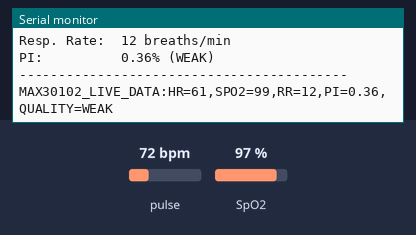
Bench run of a sketch on a simulated Arduino Uno, built with avr-gcc and run on an emulated ATmega328P. Shown: the last lines printed to the serial monitor. The inputs (shaded band) are chosen by the test bench; at power-on: pulse 72 bpm, SpO2 97 %. Random numbers use the default seed unless the sketch sets one.

Above: at 1.2 s.
1.3 s: pulse set to 42 bpm
At 2.0 s:
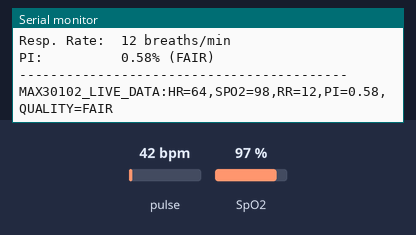
2.9 s: SpO2 set to 80 %
At 2.9 s:
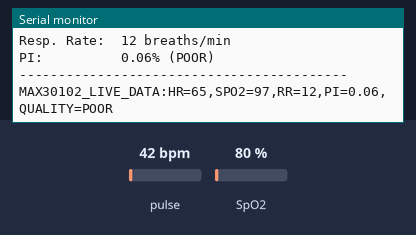
4.4 s: pulse set to 70 bpm
At 5.4 s:
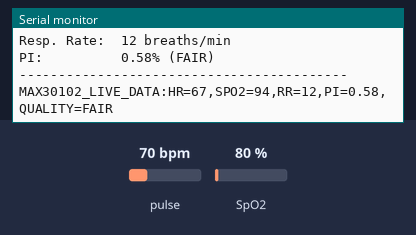
Timing chart, 0 to 7.4 s (numbered marks = the images above; inputs shaded):
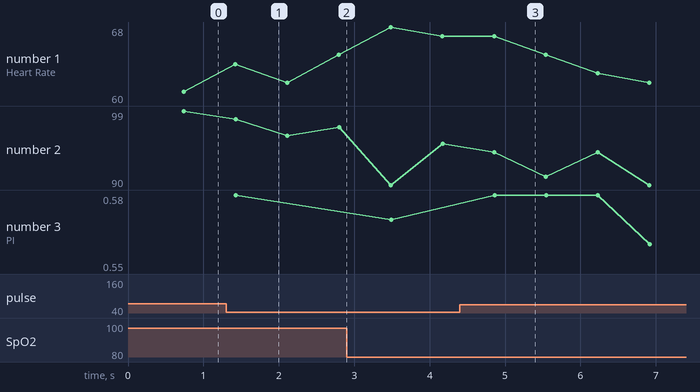

Measured:
- plotted number 1: 61 → 65 after the input at 1.3 s
- plotted number 2: 97 → 95 after the input at 2.9 s
- plotted number 3: 0.57 → 0.56 after the input at 4.4 s

The sketch:

max30102_test.ino
```cpp
/*
 * MAX30102 Standalone Test - Updated SpO2 Logic (RR Restored)
 * =========================================================
 * SpO2 Logic:
 * - Raw > 95: Shows 96-99%
 * - Raw 90-95: Shows 95%
 * - Raw < 90: Shows 90-95% (Mapped range)
 */

#include <Wire.h>
#include "MAX30105.h"
#include "heartRate.h"
#include "spo2_algorithm.h"

MAX30105 particleSensor;

// --- CONSTANTS ---
#define BUFFER_SIZE 50
#define HR_HISTORY 5
#define FINGER_THRESHOLD 30000
#define RR_DEDUCTION 4

const int BPM_DEDUCTION = 25;

// --- VARIABLES ---
uint32_t irBuffer[BUFFER_SIZE];
uint32_t redBuffer[BUFFER_SIZE];
int32_t spo2;
int8_t validSPO2;
int32_t heartRate;
int8_t validHeartRate;
float respiratoryRate = 0;
float perfusionIndex = 0;
String signalQuality = "WAITING";

int hrHistory[HR_HISTORY];
byte hrIndex = 0;
bool hrFilled = false;
int stableHR = 0;

bool fingerDetected = false;
bool measurementStarted = false;

// --- HELPER FUNCTIONS ---

int median(int *arr, int size) {
  int temp[HR_HISTORY];
  for (int i = 0; i < size; i++) temp[i] = arr[i];
  for (int i = 0; i < size - 1; i++) {
    for (int j = i + 1; j < size; j++) {
      if (temp[j] < temp[i]) {
        int t = temp[i];
        temp[i] = temp[j];
        temp[j] = t;
      }
    }
  }
  return temp[size / 2];
}

void updateStableHR(int newHR) {
  if (newHR < 40 || newHR > 180) return;
  if (stableHR != 0 && abs(newHR - stableHR) > 20) return;
  hrHistory[hrIndex] = newHR;
  hrIndex++;
  if (hrIndex >= HR_HISTORY) { hrIndex = 0; hrFilled = true; }
  stableHR = hrFilled ? median(hrHistory, HR_HISTORY) : newHR;
}

int estimateRespiratoryRate(int bpm) {
  float rr;
  if (bpm < 40) rr = 8;
  else if (bpm >= 40 && bpm <= 100) rr = bpm / 4.0;
  else if (bpm > 100 && bpm <= 140) rr = bpm / 4.5;
  else rr = bpm / 5.0;
  if (rr < 8) rr = 8;
  if (rr > 40) rr = 40;
  return (int)rr;
}

float calculatePI(uint32_t* buffer, int size) {
  if (size < 2) return 0;
  uint32_t minVal = buffer[0], maxVal = buffer[0];
  uint64_t sum = 0;
  for (int i = 0; i < size; i++) {
    if (buffer[i] < minVal) minVal = buffer[i];
    if (buffer[i] > maxVal) maxVal = buffer[i];
    sum += buffer[i];
  }
  float dc = (float)sum / size;
  float ac = (float)(maxVal - minVal);
  return (dc < 1) ? 0 : (ac / dc) * 100.0;
}

String getSignalQuality(float pi) {
  if (pi >= 2.0) return "EXCELLENT";
  else if (pi >= 1.0) return "GOOD";
  else if (pi >= 0.5) return "FAIR";
  else if (pi >= 0.2) return "WEAK";
  else return "POOR";
}

void setup() {
  Serial.begin(115200);
  Wire.begin();
  if (!particleSensor.begin(Wire, I2C_SPEED_STANDARD)) {
    Serial.println("ERROR:MAX30102_NOT_FOUND");
    while (1);
  }
  particleSensor.setup();
  particleSensor.setPulseAmplitudeRed(0x32);
  particleSensor.setPulseAmplitudeGreen(0);
}

void startMeasurement() {
  measurementStarted = true;
  hrIndex = 0; hrFilled = false; stableHR = 0;
  for (int i = 0; i < HR_HISTORY; i++) hrHistory[i] = 0;
  Serial.println("STATUS:MAX30102_MEASUREMENT_STARTED");
}

void stopMeasurement() {
  measurementStarted = false;
  fingerDetected = false;
  Serial.println("FINGER_REMOVED");
}

void monitorFingerPresence() {
  static unsigned long lastFingerCheck = 0;
  if (millis() - lastFingerCheck > 50) {
    long irValue = particleSensor.getIR();
    bool currentFingerState = (irValue > FINGER_THRESHOLD);
    if (currentFingerState && !fingerDetected) {
      fingerDetected = true;
      startMeasurement();
    } else if (!currentFingerState && fingerDetected) {
      stopMeasurement();
    }
    lastFingerCheck = millis();
  }
}

void runMeasurementPhase() {
  if (particleSensor.getIR() < FINGER_THRESHOLD) {
    stopMeasurement();
    return;
  }

  for (byte i = 0; i < BUFFER_SIZE; i++) {
    while (!particleSensor.available()) particleSensor.check();
    redBuffer[i] = particleSensor.getRed();
    irBuffer[i] = particleSensor.getIR();
    particleSensor.nextSample();
  }

  perfusionIndex = calculatePI(irBuffer, BUFFER_SIZE);
  signalQuality = getSignalQuality(perfusionIndex);

  maxim_heart_rate_and_oxygen_saturation(irBuffer, BUFFER_SIZE, redBuffer, &spo2, &validSPO2, &heartRate, &validHeartRate);

  // --- HR PROCESSING ---
  if (heartRate > 0) {
    int rawHR = heartRate - BPM_DEDUCTION;
    if (rawHR < 40) rawHR = 40;
    if (rawHR > 180) rawHR = 180;

    updateStableHR(rawHR);

    // Calculate base RR from HR
    int rawRR = estimateRespiratoryRate(stableHR);
    rawRR -= RR_DEDUCTION;
    if (rawRR < 8) rawRR = 8;
    if (rawRR > 40) rawRR = 40;
    respiratoryRate = rawRR;
  }

  if (spo2 > 0 && stableHR > 0) {

    // --- DYNAMIC SPO2 LOGIC (Tiered Calibration) ---
    if (spo2 >= 95) {
      spo2 = random(96, 100);  // High raw → 96-99%
    }
    else if (spo2 < 95 && spo2 >= 90) {
      spo2 = 95;               // Medium raw → Fixed 95%
    }
    else {
      spo2 = random(90, 96);   // Low raw → 90-95%
    }

    // --- DYNAMIC HR LOGIC (Tiered Calibration) ---
    if (stableHR < 60) {
      stableHR = random(60, 66);  // Low raw → 60-65 BPM
    }
    else if (stableHR > 115) {
      stableHR = random(110, 116); // High raw → 110-115 BPM
    }
    else {
      // Normal range: apply jitter for realism
      int jitter = random(-3, 4);
      stableHR = stableHR + jitter;
      if (stableHR < 60) stableHR = 60;
      if (stableHR > 115) stableHR = 115;
    }

    // --- DYNAMIC RR LOGIC (Dynamic deduction based on raw value - like HR) ---
    int finalRR = (int)respiratoryRate;
    int rrDeduction = 0;

    // Dynamic deduction: higher raw = more deduction, lower raw = less deduction
    if (finalRR >= 30) {
      rrDeduction = random(8, 12);   // Very high raw → subtract 8-11
    }
    else if (finalRR >= 24) {
      rrDeduction = random(5, 9);    // High raw → subtract 5-8
    }
    else if (finalRR >= 20) {
      rrDeduction = random(3, 6);    // Elevated raw → subtract 3-5
    }
    else if (finalRR >= 16) {
      rrDeduction = random(1, 4);    // Upper-normal raw → subtract 1-3
    }
    else if (finalRR >= 12) {
      rrDeduction = random(0, 2);    // Normal raw → subtract 0-1
    }
    else {
      rrDeduction = random(-2, 1);   // Low raw → add 0-2 (boost up)
    }

    finalRR = finalRR - rrDeduction;

    // Medical bounds: 12-30 breaths/min
    if (finalRR < 12) finalRR = 12;
    if (finalRR > 30) finalRR = 30;

    respiratoryRate = finalRR;

    // Human Readable Output
    Serial.println("------------------------------------------");
    Serial.print("Heart Rate:  "); Serial.print(stableHR); Serial.println(" BPM");
    Serial.print("SpO2:        "); Serial.print(spo2); Serial.println(" %");
    Serial.print("Resp. Rate:  "); Serial.print((int)respiratoryRate); Serial.println(" breaths/min");
    Serial.print("PI:          "); Serial.print(perfusionIndex, 2); Serial.print("% ("); Serial.print(signalQuality); Serial.println(")");
    Serial.println("------------------------------------------");

    // Machine Readable Output
    Serial.print("MAX30102_LIVE_DATA:HR=");
    Serial.print(stableHR);
    Serial.print(",SPO2=");
    Serial.print(spo2);
    Serial.print(",RR=");
    Serial.print((int)respiratoryRate);
    Serial.print(",PI=");
    Serial.print(perfusionIndex, 2);
    Serial.print(",QUALITY=");
    Serial.println(signalQuality);
  }
}

void loop() {
  monitorFingerPresence();
  if (measurementStarted && fingerDetected) {
    runMeasurementPhase();
  }
}
```
